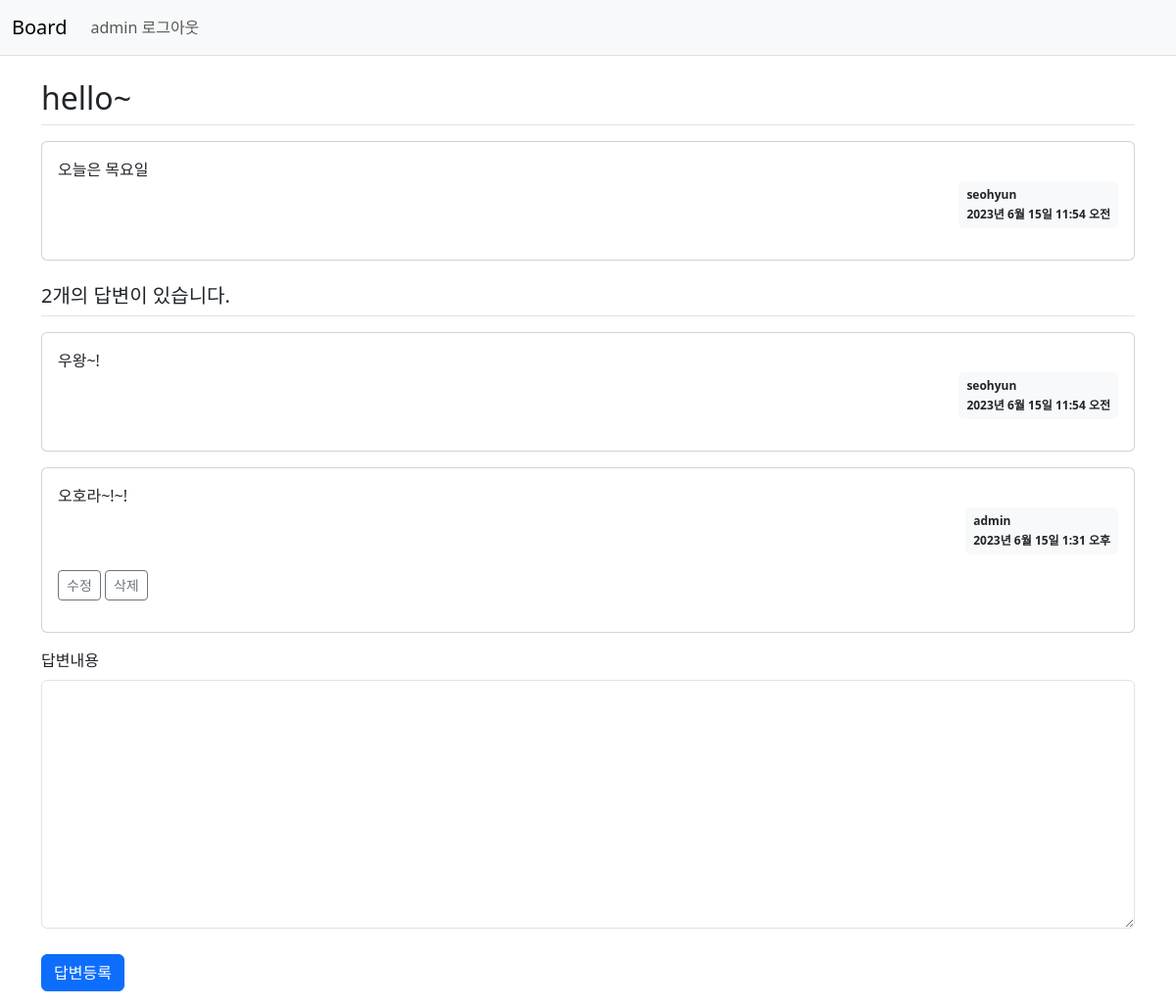
The app's page /board/307/ (signed in) with its own data.
### board/models.py (models this page shows, shortened)
class Question(models.Model):
    author = models.ForeignKey(User, on_delete=models.CASCADE)
    subject = models.CharField(max_length=200)
    content = models.TextField()
    created_at = models.DateTimeField()
    modified_at = models.DateTimeField(null=True, blank=True)

class Answer(models.Model):
    author = models.ForeignKey(User, on_delete=models.CASCADE)
    question = models.ForeignKey(Question, on_delete=models.CASCADE)
    content = models.TextField()
    created_at = models.DateTimeField()
    modified_at = models.DateTimeField(null=True, blank=True)

### board/views.py (the view)
# urls.py: path('<int:question_id>/', views.detail, name='detail'),  # board/int값/
def detail(request, question_id):
    question = get_object_or_404(Question, pk=question_id) # Question.objects.get(id=question_id)
    context = {'question':question}
    return render(request, 'board/question_detail.html', context)

### templates/board/question_detail.html (shortened to what this page needs)
{% extends 'base.html' %}
{% block content %}
    <div class="container my-3">
        <h2 class="border-bottom py-2">{{ question.subject }}</h2>
        <div class="card my-3">
            <div class="card-body">
                <div class="card-text" style="white-space: pre-line;">{{ question.content }}</div>
                <div class="d-flex justify-content-end">
                    <div class="badge bg-light text-dark p-2 text-start">
                        <div class="mb-2">{{ question.author.username }}</div>
                        <div>{{ question.created_at }}</div>
                    </div>
                </div>
            </div>
        </div>
        <h5 class="border-bottom my-3 py-2">{{ question.answer_set.count }}개의 답변이 있습니다.</h5>
        {% for answer in question.answer_set.all %}
        <div class="card my-3">
            <div class="card-body">
                <div class="card-text" style="white-space: pre-line;">{{ answer.content }}</div>
                <div class="d-flex justify-content-end">
                    <div class="badge bg-light text-dark p-2 text-start">
                        <div class="mb-2">{{ answer.author.username }}</div>
                        <div>{{ answer.created_at }}</div>
                    </div>
                </div>
                <div class="my-3">
                    {% if request.user == answer.author %}
                    <a href="{% url 'board:answer_modify' answer.id %}"
                        class="btn btn-sm btn-outline-secondary">수정</a>
                    <a href="#" class="delete btn btn-sm btn-outline-secondary"
                        data-uri="{% url 'board:answer_delete' answer.id %}">삭제</a>
                    {% endif %}
                </div>
            </div>
        </div>
        {% endfor %}
    <form action = "{% url 'board:answer_create' question.id %}" method="post" class="my-3">
        <div class="mb-3">
            <label for="content" class="form-label">답변내용</label>
            <textarea {% if not user.is_authenticated %} disabled {% endif %}
                name="content" id="content" class="form-control" rows="10"></textarea>
        </div>
        <input type="submit" value="답변등록" class="btn btn-primary">
    </form>
</div>
{% endblock %}

### templates/base.html (shortened to what this page needs)
{% load static %}
<!DOCTYPE html>
<html lang="ko">
<head>
    <link rel="stylesheet" type="text/css" href="{% static 'style.css' %}">
    <link href="https://cdn.jsdelivr.net/npm/bootstrap@5.3.0/dist/css/bootstrap.min.css"
    rel="stylesheet"
>
</head>
<body>
    <nav class="navbar navbar-expand-lg navbar-light bg-light border-bottom">
        <div class="container-fluid">
            <a href="{% url 'board:index' %}" class="navbar-brand">Board</a>
            <div class="collapse navbar-collapse" id="navbarSupportedContent">
                <ul class="navbar-nav me-auto mb-2 mb-lg-0">
                    <li class="nav-item">
                        {% if user.is_authenticated %}
                        <a class="nav-link" href="{% url 'common:logout' %}">{{ user.username }} 로그아웃</a>
                        {% else %}
                        <a class="nav-link" href="{% url 'common:login' %}">로그인</a>
                        {% endif %}
                    </li>
                </ul>
            </div>
        </div>
    </nav>
    {% block content %}
    {% endblock %}
</body>
</html>

### static/style.css (style rules this page uses)
textarea { width:100%; }
input[type=submit] { margin-top:10px; }

### records on screen
Question: subject "hello~", content "오늘은 목요일", author.username "seohyun", created_at "2023년 6월 15일 11:54 오전", answer_set.count "2"
Answer: content "우왕~!", author.username "seohyun", created_at "2023년 6월 15일 11:54 오전"
Answer: content "오호라~!~!", author.username "admin", created_at "2023년 6월 15일 1:31 오후", shows "수정"

### other values on screen
{{ user.username }} "admin"
